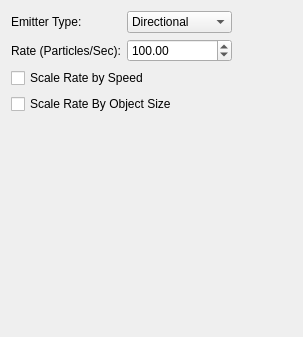
<?xml version="1.0" encoding="UTF-8"?>
<ui version="4.0">
 <class>basicEmitterWidget</class>
 <widget class="QWidget" name="basicEmitterWidget">
  <property name="geometry">
   <rect>
    <x>0</x>
    <y>0</y>
    <width>303</width>
    <height>337</height>
   </rect>
  </property>
  <property name="windowTitle">
   <string>Form</string>
  </property>
  <layout class="QGridLayout" name="gridLayout_2">
   <item row="0" column="0">
    <widget class="QLabel" name="emitterTypeLabel">
     <property name="text">
      <string>Emitter Type:</string>
     </property>
    </widget>
   </item>
   <item row="0" column="1">
    <widget class="QComboBox" name="emitterType">
     <item>
      <property name="text">
       <string>Directional</string>
      </property>
     </item>
     <item>
      <property name="text">
       <string>Omni</string>
      </property>
     </item>
     <item>
      <property name="text">
       <string>Surface</string>
      </property>
     </item>
     <item>
      <property name="text">
       <string>Curve</string>
      </property>
     </item>
     <item>
      <property name="text">
       <string>Volume</string>
      </property>
     </item>
    </widget>
   </item>
   <item row="1" column="0">
    <widget class="QLabel" name="rateLabel">
     <property name="text">
      <string>Rate (Particles/Sec):</string>
     </property>
    </widget>
   </item>
   <item row="1" column="1">
    <widget class="QDoubleSpinBox" name="rate">
     <property name="decimals">
      <number>2</number>
     </property>
     <property name="maximum">
      <double>1000000000.000000000000000</double>
     </property>
     <property name="value">
      <double>100.000000000000000</double>
     </property>
    </widget>
   </item>
   <item row="2" column="0" colspan="2">
    <widget class="QCheckBox" name="scaleRateSpeed">
     <property name="text">
      <string>Scale Rate by Speed</string>
     </property>
    </widget>
   </item>
   <item row="3" column="0" colspan="2">
    <widget class="QCheckBox" name="scaleRateObjectSize">
     <property name="text">
      <string>Scale Rate By Object Size</string>
     </property>
    </widget>
   </item>
   <item row="4" column="0" colspan="2">
    <widget class="QStackedWidget" name="volumeEmitAttr">
     <property name="currentIndex">
      <number>0</number>
     </property>
     <widget class="QWidget" name="page"/>
     <widget class="QWidget" name="volEmitAttrPage">
      <layout class="QGridLayout" name="gridLayout">
       <item row="0" column="0" colspan="2">
        <widget class="QLabel" name="volEmitAttrLabel">
         <property name="frameShape">
          <enum>QFrame::Panel</enum>
         </property>
         <property name="frameShadow">
          <enum>QFrame::Raised</enum>
         </property>
         <property name="text">
          <string>Volume Emitter Attributes</string>
         </property>
        </widget>
       </item>
       <item row="1" column="0" colspan="2">
        <widget class="Line" name="line">
         <property name="orientation">
          <enum>Qt::Horizontal</enum>
         </property>
        </widget>
       </item>
       <item row="2" column="0">
        <widget class="QLabel" name="volumeShapeLabel">
         <property name="text">
          <string>Volume Shape</string>
         </property>
        </widget>
       </item>
       <item row="2" column="1">
        <widget class="QComboBox" name="volumeShape">
         <item>
          <property name="text">
           <string>Cube</string>
          </property>
         </item>
         <item>
          <property name="text">
           <string>Sphere</string>
          </property>
         </item>
         <item>
          <property name="text">
           <string>Cylinder</string>
          </property>
         </item>
         <item>
          <property name="text">
           <string>Cone</string>
          </property>
         </item>
         <item>
          <property name="text">
           <string>Torus</string>
          </property>
         </item>
        </widget>
       </item>
       <item row="3" column="0">
        <widget class="QLabel" name="volumeOffsetLabel">
         <property name="text">
          <string>Volume Offset</string>
         </property>
        </widget>
       </item>
       <item row="3" column="1">
        <widget class="QDoubleSpinBox" name="volumeOffset"/>
       </item>
       <item row="4" column="0">
        <widget class="QLabel" name="volumeSweepLabel">
         <property name="text">
          <string>Volume Sweep</string>
         </property>
        </widget>
       </item>
       <item row="4" column="1" rowspan="2">
        <widget class="QDoubleSpinBox" name="volumeSweep">
         <property name="decimals">
          <number>3</number>
         </property>
         <property name="maximum">
          <double>360.000000000000000</double>
         </property>
        </widget>
       </item>
       <item row="5" column="0" rowspan="2">
        <widget class="QLabel" name="sectionRadiusLabel">
         <property name="text">
          <string>Section Radius</string>
         </property>
        </widget>
       </item>
       <item row="6" column="1">
        <widget class="QDoubleSpinBox" name="sectionRadius">
         <property name="decimals">
          <number>3</number>
         </property>
         <property name="maximum">
          <double>1.000000000000000</double>
         </property>
         <property name="singleStep">
          <double>0.100000000000000</double>
         </property>
        </widget>
       </item>
       <item row="7" column="0">
        <spacer name="verticalSpacer_2">
         <property name="orientation">
          <enum>Qt::Vertical</enum>
         </property>
         <property name="sizeHint" stdset="0">
          <size>
           <width>20</width>
           <height>40</height>
          </size>
         </property>
        </spacer>
       </item>
       <item row="4" column="2">
        <spacer name="horizontalSpacer_2">
         <property name="orientation">
          <enum>Qt::Horizontal</enum>
         </property>
         <property name="sizeHint" stdset="0">
          <size>
           <width>40</width>
           <height>20</height>
          </size>
         </property>
        </spacer>
       </item>
      </layout>
     </widget>
    </widget>
   </item>
   <item row="1" column="2">
    <spacer name="horizontalSpacer">
     <property name="orientation">
      <enum>Qt::Horizontal</enum>
     </property>
     <property name="sizeHint" stdset="0">
      <size>
       <width>40</width>
       <height>20</height>
      </size>
     </property>
    </spacer>
   </item>
   <item row="5" column="0">
    <spacer name="verticalSpacer">
     <property name="orientation">
      <enum>Qt::Vertical</enum>
     </property>
     <property name="sizeHint" stdset="0">
      <size>
       <width>20</width>
       <height>40</height>
      </size>
     </property>
    </spacer>
   </item>
  </layout>
 </widget>
 <resources/>
 <connections/>
</ui>
